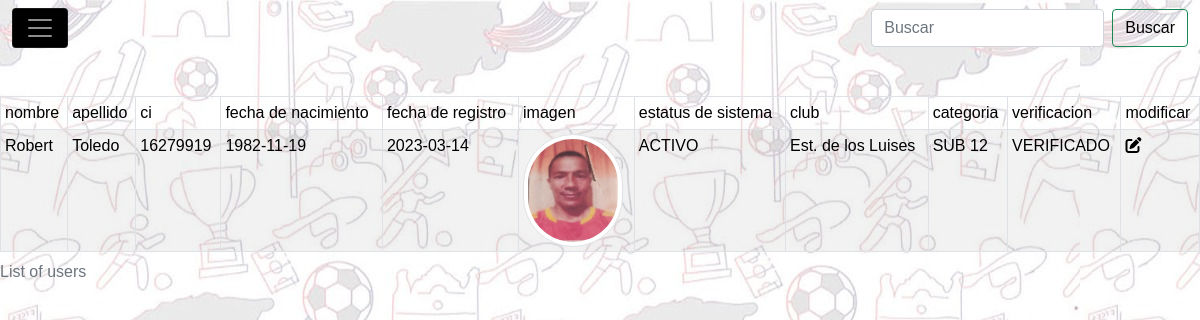
Page /buscar_oficial_club.php on the earlier database version.
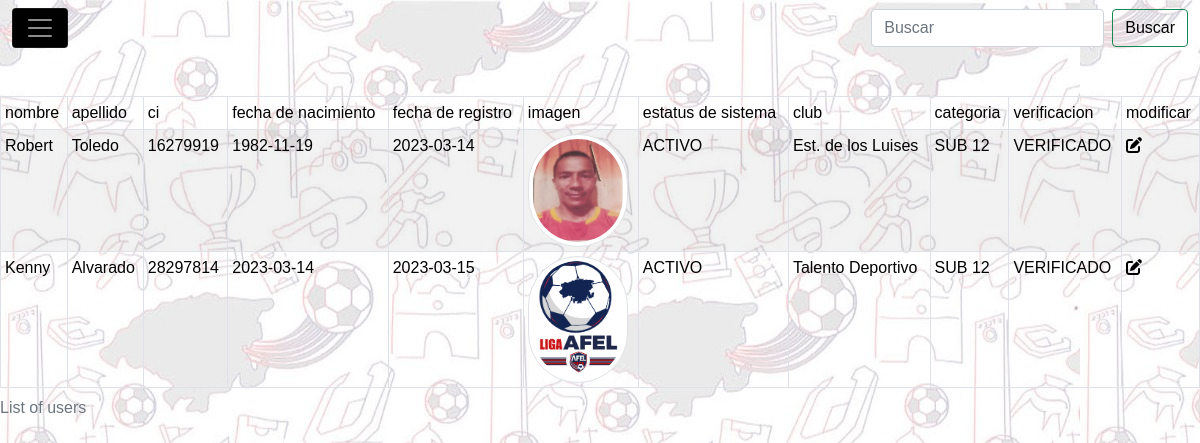
Same page on the later database version.
### tables this page shows
CREATE TABLE `usuario` (
  `id_usuario` int(11) NOT NULL,
  `nombre_usuario` varchar(60) NOT NULL,
  `segundoN` varchar(60) NOT NULL,
  `apellido` varchar(60) NOT NULL,
  `segundoA` varchar(60) NOT NULL,
  `ci` int(8) NOT NULL,
  `fecha_nac_us` date NOT NULL,
  `fecha_registro_us` date NOT NULL,
  `imagen_us` varchar(300) NOT NULL,
  `tipo_imagen` varchar(60) NOT NULL,
  `tipo_imagen_dt` varchar(30) NOT NULL,
  `image_dt` varchar(300) NOT NULL,
  `usuario` varchar(60) NOT NULL,
  `clave` varchar(33) NOT NULL,
  `id_t_usuario` int(11) NOT NULL,
  `id_status_sistema` int(11) NOT NULL,
  `id_club` int(11) NOT NULL,
  `id_categoria` int(11) NOT NULL,
  `id_status_verificacion` int(11) NOT NULL,
  `id_carnet_jug` int(11) NOT NULL
);

CREATE TABLE `status_sistema` (
  `id_status_sistema` int(11) NOT NULL,
  `nombre_status_sistema` varchar(30) NOT NULL
);

CREATE TABLE `club` (
  `id_club` int(11) NOT NULL,
  `nombre_club` varchar(60) NOT NULL,
  `fecha_fund` date NOT NULL,
  `fecha_reg` datetime NOT NULL,
  `id_status_sistema` int(11) NOT NULL,
  `tipo_acta` varchar(60) NOT NULL,
  `img_acta` varchar(300) NOT NULL,
  `tipo_logo` varchar(60) NOT NULL,
  `img_logo` varchar(300) NOT NULL,
  `id_status_club` int(11) NOT NULL
);

CREATE TABLE `categoria` (
  `id_categoria` int(11) NOT NULL,
  `nombre_categoria` varchar(60) NOT NULL,
  `edad_max` int(2) NOT NULL,
  `id_status_sistema` int(11) NOT NULL
);

CREATE TABLE `status_verificacion` (
  `id_status_verificacion` int(11) NOT NULL,
  `nombre_verificacion` varchar(20) NOT NULL
);

### buscar_oficial_club.php (the view, shortened to what this page needs)
<!DOCTYPE html>
<html lang="es">
<head>
	<link rel="stylesheet" href="./css/bootstrap.css">
	<link rel="stylesheet" type="text/css" href="./css/estilos.css">
	<link rel="stylesheet" href="./js/bootstrap.js">
	<link rel="stylesheet" href="./css/normalize.css">
</head>
<body>
	<div class="content">
		<header>
			<nav class="navbar navbar-dark  fixed-top">
				<div class="container-fluid">
					<button class="navbar-toggler" type="button" data-bs-toggle="offcanvas" data-bs-target="#offcanvasDarkNavbar" aria-controls="offcanvasDarkNavbar">
						<span class="navbar-toggler-icon"></span>
					</button>
					<form class="d-flex">
						<input class="form-control me-2 light-table-filter" data-table="table_id" type="text" placeholder="Buscar" name="enviar">
						<button id="buscar" class="btn btn-outline-success" name="buscar" tpe="buttom" >Buscar</button>
					</form>
				</div>
			</div>
	<main class="main">
		<br>
		<br>
		<br>
		<br>
		<div class="table-responsive table-responsive-sm table-responsive-md table-responsive-lg table-responsive-xl table_jug">
			<table class="table table-borderless table-striped table-bordered table-borderless table-hover table_id table-sm"  action="modificar_jugador.php" method="POST">
				<caption>List of users</caption>
				<thead class="thead-dark|thead-light">
					<tr>
						<th scope="col">nombre</th>
						<th scope="col">apellido</th>
						<th scope="col">ci</th>
						<th scope="col">fecha de nacimiento</th>
						<th scope="col">fecha de registro</th>
						<th scope="col">imagen</th>
						<th scope="col">estatus de sistema</th>
						<th scope="col">club</th>
						<th scope="col">categoria</th>
						<th scope="col">verificacion</th>
						<th scope="col">modificar</th>
					</tr>
				</thead>
				<tbody>
					<?php
					include './modelo/conexion.php';
					$sql = "SELECT
					`usuario`.`id_usuario`,
					`usuario`.`nombre_usuario`,
					`usuario`.`segundoN`,
					`usuario`.`apellido`,
					`usuario`.`segundoA`,
					`usuario`.`ci`,
					`club`.`nombre_club`,
					`categoria`.`nombre_categoria`,
					`status_sistema`.`nombre_status_sistema`,
					`status_verificacion`.`nombre_verificacion`,
					`usuario`.`fecha_nac_us`,
					`usuario`.`fecha_registro_us`,
					`usuario`.`imagen_us`
				FROM
					`usuario`,
					`club`,
					`categoria`,
					`status_sistema`,
					`status_verificacion`
				WHERE
					(
						(
							`usuario`.`id_t_usuario` = 6
							/*AND `usuario`.`id_status_sistema` = 1 */
							/* AND `usuario`.`id_categoria` = 5 */
							/*	AND `usuario`.`id_status_sistema`= 1 */
							/*AND `usuario`.`id_status_verificacion`= 2*/
						) AND(`usuario`.`id_club` = `club`.`id_club`) AND(
							`usuario`.`id_categoria` = `categoria`.`id_categoria`
						) AND(
							`usuario`.`id_status_sistema` = `status_sistema`.`id_status_sistema`
						) AND(
							`usuario`.`id_status_verificacion` = `status_verificacion`.`id_status_verificacion`
						)
					)";
					$res = mysqli_query($conn, $sql);
					while ($row = mysqli_fetch_assoc($res)) {
						?>
						<tr>
							<td><?php echo $row['nombre_usuario']; ?></td>
							<td scope="col"><?php echo $row['apellido']; ?></td>
							<td scope="col"><?php echo $row['ci']; ?></td>
							<td scope="col"><?php echo $row['fecha_nac_us']; ?></td>
							<td scope="col"><?php echo $row['fecha_registro_us']; ?></td>
							<td>
								<img class="img_buscar img-thumbnail" width="100" height="100" src="<?php echo $row['imagen_us'] ?>">
							</td>
							<td scope="col"><?php echo $row['nombre_status_sistema']; ?></td>
							<td scope="col"><?php echo $row['nombre_club']; ?></td>
							<td scope="col"><?php echo $row['nombre_categoria']; ?></td>
							<td scope="col"><?php echo $row['nombre_verificacion']; ?></td>
							<td><a href="./modificar_oficial_club.php?id_user=<?php echo $row['id_usuario']; ?>" name="seleccionar"><i class="fa-solid fa-pen-to-square"></i></a></td>
						</tr>
						<?php
					}
					?>
				</tbody>
			</table>
		</div>
	</main>
</body>
</html>

### css/estilos.css (style rules this page uses)
* { font-family: 'Nunito', sans-serif; font-weight: 100; }
body { background-image: url(../img/foto-sis/fondo.jpg); height: 100vh; background-attachment: fixed; }
.navbar-toggler { background: #000; }
.conocenos-body, .btn { color: #000; }
.img_buscar { border-radius: 50px; }

Differences in the rows shown:
added usuario: nombre_usuario "Kenny", apellido "Alvarado", ci "28297814", fecha_nac_us "2023-03-14", fecha_registro_us "2023-03-15", imagen_us (picture), id_status_sistema.nombre_status_sistema "ACTIVO", id_club.nombre_club "Talento Deportivo", id_categoria.nombre_categoria "SUB 12", id_status_verificacion.nombre_verificacion "VERIFICADO"
